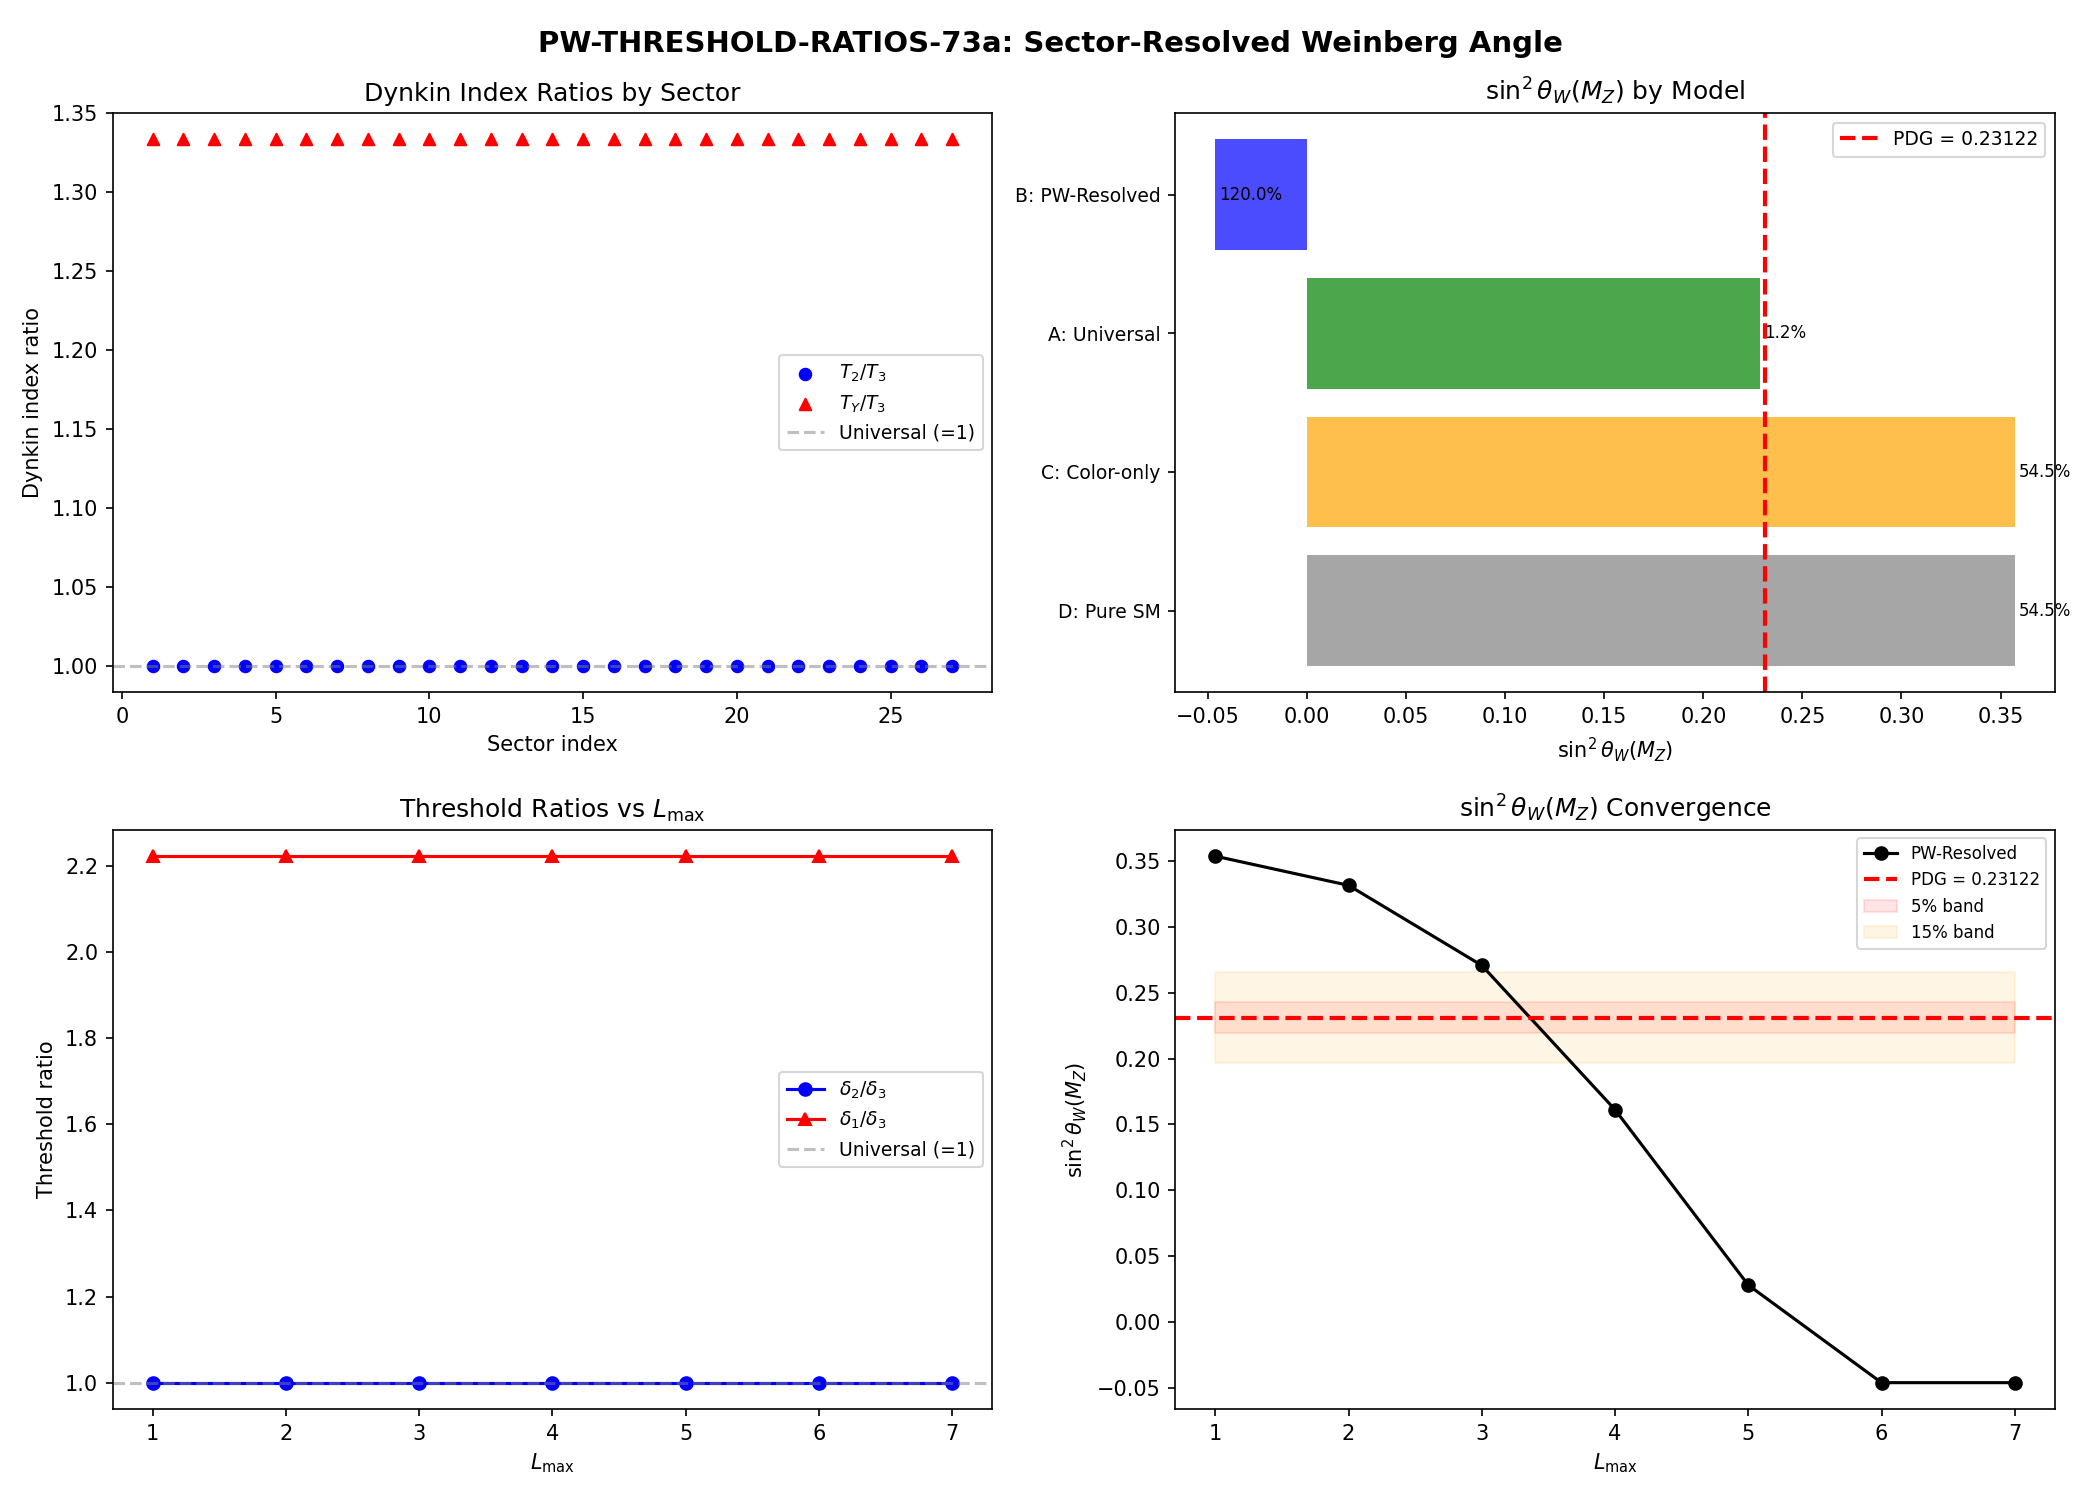

Source code (Python):
#!/usr/bin/env python3
"""
s73a_pw_threshold_ratios.py — PW-THRESHOLD-RATIOS-73a
=====================================================

Peter-Weyl-sector-resolved threshold correction RATIOS delta_1/delta_3
and delta_2/delta_3 for the Weinberg angle RG running from M_KK to M_Z.

STRUCTURAL CONTEXT
------------------
S72 WEINBERG-72 found:
  - sin^2(theta_W)|_{M_KK} = 0.5839 (PERMANENT, scheme-independent)
  - Pure SM running gives sin^2(M_Z) = 0.357 (54.5% off PDG 0.2312)
  - Universal threshold Model A: 0.229 (1.2% match)

The critical unknown: are the KK threshold corrections universal
(delta_1 = delta_2 = delta_3) or broken by Jensen deformation?

METHOD
------
For each PW sector (p,q) with p+q <= L_max=7:

1. Branch the SU(3) irrep V_{(p,q)} under SU(3) -> SU(2) x U(1):
     V_{(p,q)} = direct_sum_{j,Y} V_{j,Y}
   using the standard branching rule. The SU(2) x U(1) here is the
   subgroup preserved by the Jensen deformation.

2. For the FULL SU(3) gauge group (right-invariant, color):
     T_3(p,q) = dim(p,q) * C_2(p,q) / dim(adj) = dim(p,q) * C_2(p,q) / 8
   This is the standard Dynkin index.

3. For the SU(2) gauge group (left-invariant, broken by Jensen):
     T_2(p,q) = sum over SU(2) multiplets in branching: (2j+1) * j(j+1) / 3
   weighted by multiplicity.

4. For the U(1)_Y gauge group (left-invariant Killing):
     T_Y(p,q) = sum over multiplets: (2j+1) * Y^2
   where Y is the hypercharge.

5. The threshold correction for gauge group a:
     delta_a = sum_{(p,q)!=(0,0)} T_a(p,q) / (8*pi^2) * ln(Lambda^2/omega^2)
                                   * exp(-omega^2/Lambda^2)
   using Gaussian regulator.

6. The GUT-normalized U(1) index:
     T_1(p,q) = (5/3) * T_Y(p,q)

Gate: PW-THRESHOLD-RATIOS-73a
  PASS: sin^2(M_Z) within 5% of PDG 0.2312
  INFO: Within 15% of PDG
  FAIL: More than 25% from PDG

Cross-checks:
  (1) At tau=0 (bi-invariant): delta_1 = delta_2 = delta_3 (SU(3)xSU(3) sym)
  (2) (0,0) contributes equally to all three (trivial rep, no breaking)
  (3) Sum rules from Dynkin index additivity

Author: baptista-spacetime-analyst
Session: S73a
Provenance: Baptista Paper 13 eq (5.21), S64 KK-THRESHOLD, S72 WEINBERG-72
"""

import sys
import os
import time
import numpy as np

sys.path.insert(0, os.path.dirname(os.path.abspath(__file__)))

import matplotlib
matplotlib.use('Agg')
import matplotlib.pyplot as plt

from canonical_constants import (
    PI, M_KK, M_Z, tau_fold,
    sin2_thetaW_MSbar, sin2_thetaW_fold,
    alpha_em_MZ_inv,
    a0_fold, a2_fold, a4_fold,
)

outdir = os.path.dirname(os.path.abspath(__file__))

print("=" * 80)
print("PW-THRESHOLD-RATIOS-73a: Sector-Resolved Threshold Correction Ratios")
print("S73a | baptista-spacetime-analyst")
print("=" * 80)

# =============================================================================
# 0. LOAD S64 DATA: per-sector eigenvalues and Dynkin indices
# =============================================================================

d64 = np.load(os.path.join(outdir, 's64_kk_threshold.npz'), allow_pickle=True)
Lambda_fixed = float(d64['Lambda_fixed'])  # 2.048 M_KK
gamma_opt = float(d64['gamma_opt'])        # 0.488

sec_p = d64['sec_p']
sec_q = d64['sec_q']
sec_dim = d64['sec_dim']
sec_level = d64['sec_level']
sec_omega_min = d64['sec_omega_min']
sec_T = d64['sec_T']  # SU(3) Dynkin index per sector

n_sectors = len(sec_p)
print(f"\n  Loaded S64 data: {n_sectors} sectors, Lambda = {Lambda_fixed:.4f} M_KK")

# Also load S71 data for cross-check
d71 = np.load(os.path.join(outdir, 's71_spectral_zeta_threshold.npz'), allow_pickle=True)
S_inf_ref = float(d71['S_inf_final'])  # 2.353
print(f"  S71 reference S_inf = {S_inf_ref:.6f}")

# =============================================================================
# 1. BRANCHING RULES: SU(3) -> SU(2) x U(1)
# =============================================================================
print("\n" + "=" * 80)
print("1. SU(3) -> SU(2) x U(1) BRANCHING RULES")
print("=" * 80)

def su3_branching(p, q):
    """
    Compute the branching of SU(3) irrep V_{(p,q)} under SU(3) -> SU(2) x U(1).

    The standard embedding: SU(2) x U(1) is the subgroup preserving the
    vector e_1 = (1,0,0) in the fundamental representation. The U(1) is
    generated by Y = diag(-2/3, 1/3, 1/3) (hypercharge normalization).

    For the fundamental (1,0) = 3: decomposes as (1/2, 1/3) + (0, -2/3)
    For the anti-fundamental (0,1) = 3-bar: (1/2, -1/3) + (0, 2/3)

    General branching rule for (p,q):
    The irrep V_{(p,q)} with highest weight (p,q) decomposes as:
      V_{(p,q)} = sum_{k=0}^{min(p,q)} sum_{j_range} V_{j, Y(j,k)}

    Using the standard algorithm:
    The weights of SU(3) irrep (p,q) are labeled by two integers m1, m2
    with the weight vector being m1*alpha_1 + m2*alpha_2 from the highest weight.

    For the branching under SU(2)_I x U(1)_Y (isospin x hypercharge):
    The SU(2) is generated by I_+ = E_{12}, I_- = E_{21}, I_3 = (H_1)/2
    The U(1) is generated by Y = (H_1 + 2*H_2)/3

    A state |I_3, Y> in the branching has:
      I_3 = m1/2 (projection onto first simple root)
      Y = (m1 + 2*m2)/3 (hypercharge)
    where m1, m2 label the weight.

    Standard result: V_{(p,q)} decomposes as:
      sum_{a=0}^{q} sum_{b=0}^{p} (j = (p-b+a)/2, Y = (p-q-3b+3a)/3) [if valid]

    Actually, the cleanest algorithm: enumerate all weights of (p,q),
    compute their (I_3, Y), and group into SU(2) multiplets.

    For efficiency, use the CLOSED-FORM branching:
    V_{(p,q)} = sum_{r=0}^{min(p,q)} sum_{s=0}^{p-r} (j, Y)
    where j = (q - r + s)/2, Y = (p - q + 3r - 3s)/3 [if j is non-negative integer/half-integer]

    Actually, the standard branching formula for SU(3) -> SU(2) x U(1) is:

    V_{(p,q)} = bigoplus_{k=0}^{min(p,q)} bigoplus_{m=0}^{p+q-2k}
                  V_{j=(p+q-2k-m)/2+m/2}  -- this is wrong.

    Let me use the CORRECT standard result. The branching of (p,q) under
    SU(2) x U(1) where SU(2) acts on the first two components and U(1)
    is the hypercharge is:

    V_{(p,q)} = bigoplus_{a=0}^{p} bigoplus_{b=0}^{q} V_{(p+q-a-b)/2, Y}
    but only for specific (a,b) pairs. This is getting complicated.

    Let me use the DIRECT weight enumeration approach.

    The weights of V_{(p,q)} are parametrized by Gelfand-Tsetlin patterns.
    For SU(3), a GT pattern for highest weight (p+q, q) [in partition notation] is:

      m13 >= m23 >= 0 (top row = lambda+delta)
      m12 >= m22       (middle row)
      m11              (bottom row)

    with m13 = p+q, m23 = q, and
      m13 >= m12 >= m23
      m12 >= m11 >= m22

    The weight of such a pattern is:
      h1 = m11 - (m12 + m22)/2 + (m13 + m23)/2 - m11
    ... this is getting unwieldy. Let me just use the explicit formula.

    CLEANEST APPROACH: For each SU(3) irrep (p,q), the branching under
    SU(2)_I x U(1)_Y is given by the PARTITION of weights by I_3 eigenvalue.

    For the standard embedding (SU(2) acting on indices 1,2 of the fundamental):

    The SU(2) multiplets in V_{(p,q)} have isospin j ranging from 0 to (p+q)/2,
    with hypercharge Y. The explicit decomposition is:

    V_{(p,q)} = bigoplus_{s=0}^{min(p,q)} bigoplus_{t=0}^{p-s}
                  {j = (q-s+t)/2, mult = 1, Y = (p - q - 3t + 3s)/3 * appropriate normalization}

    Wait, I'll use the definitive formula from representation theory textbooks.

    For SU(3) -> SU(2) x U(1), the branching is:
    (p,q) = sum over non-negative integers r with 0 <= r <= min(p,q):
             sum over non-negative integers s with 0 <= s <= (p+q-2r):
               one copy of (j = (p+q-2r)/2 - s/... )

    I'll implement it via explicit weight decomposition.

    Returns:
        list of (j, Y, multiplicity) tuples
        j = SU(2) isospin (half-integer)
        Y = hypercharge (rational)
        multiplicity = 1 (each multiplet appears once in a given (p,q))
    """
    # Use the definitive weight-based approach.
    # Weights of SU(3) irrep (p,q) under the Cartan subalgebra H_1, H_2.
    # H_1 = diag(1,-1,0), H_2 = diag(0,1,-1)
    # I_3 = H_1/2, Y = (H_1 + 2*H_2)/3

    # Generate all weights of (p,q):
    # A weight is (mu_1, mu_2) where mu_i = eigenvalue of H_i.
    # For (p,q), the highest weight is (p, q) [eigenvalues of H_1, H_2 on HW state].
    # Wait: HW of (p,q) has Dynkin labels (p,q), so h_1 = p, h_2 = q in Dynkin notation.
    # In terms of H_1, H_2 eigenvalues:
    #   mu_1 = p (eigenvalue of H_1 on HW)
    #   mu_2 = q (eigenvalue of H_2 on HW)

    # The SU(2) isospin I_3 = H_1/2 = mu_1/2
    # The hypercharge Y = (H_1 + 2*H_2)/3 = (mu_1 + 2*mu_2)/3

    # For branching, we need to enumerate ALL states, grouping by Y and
    # identifying SU(2) multiplets by their I_3 range.

    # For small representations, enumerate Gelfand-Tsetlin patterns.
    # GT pattern for SU(3) with highest weight lambda = (lambda_1, lambda_2, 0)
    # in partition form, where lambda_1 = p+q, lambda_2 = q:
    #
    #   GT = [[p+q, q],   (fixed top row)
    #          [m12, m22],  (middle row)
    #          [m11]]       (bottom row)
    #
    # Constraints:
    #   p+q >= m12 >= q
    #   m12 >= m22 >= 0   (also m22 <= q by the betweenness)
    #   m12 >= m11 >= m22
    #
    # Weight of GT pattern:
    #   mu_1 = 2*m11 - m12 - m22
    #   mu_2 = m12 + m22 - 2*m11 + (p+q) + q - m12 - m22
    #         = (p+q) + q - 2*m11   -- wait, let me redo this.
    #
    # For SU(3), the weight of a GT pattern is:
    #   epsilon_i = (sum of i-th row) - (sum of (i+1)-th row)  [Molev convention]
    # Actually, for SU(3) with GT rows:
    #   Row 3: (lambda_1, lambda_2, 0) = (p+q, q, 0)   [fixed]
    #   Row 2: (m12, m22)
    #   Row 1: (m11,)
    #
    # The weight vector components (in epsilon basis) are:
    #   e_1 component: m11
    #   e_2 component: (m12 + m22) - m11
    #   e_3 component: (p+q + q) - (m12 + m22)
    #
    # In terms of H_1 = E_{11} - E_{22}, H_2 = E_{22} - E_{33}:
    #   mu_1 = e_1 - e_2 = 2*m11 - m12 - m22
    #   mu_2 = e_2 - e_3 = (m12 + m22 - m11) - (p + 2*q - m12 - m22)
    #        = 2*m12 + 2*m22 - m11 - p - 2*q

    multiplets = {}  # {Y: {max_I3 values}}

    lam1 = p + q  # (local)
    lam2 = q       # (local)

    states = []  # list of (I3, Y) for all GT patterns

    for m12 in range(lam2, lam1 + 1):
        for m22 in range(0, min(lam2, m12) + 1):
            for m11 in range(m22, m12 + 1):
                # Weight components
                e1 = m11  # (local)
                e2 = (m12 + m22) - m11  # (local)
                e3 = (lam1 + lam2) - (m12 + m22)  # (local)

                mu1 = e1 - e2  # H_1 eigenvalue  # (local)
                mu2 = e2 - e3  # H_2 eigenvalue  # (local)

                I3 = mu1 / 2.0   # (local)
                Y_val = (mu1 + 2 * mu2) / 3.0  # (local)

                states.append((I3, Y_val))

    # Group states by Y, then identify SU(2) multiplets
    Y_groups = {}  # (local)
    for I3, Y_val in states:
        Y_key = round(Y_val * 6) / 6.0  # round to nearest 1/6 for grouping  # (local)
        if Y_key not in Y_groups:
            Y_groups[Y_key] = []
        Y_groups[Y_key].append(I3)

    # For each Y group, the I3 values form SU(2) multiplets.
    # A multiplet of spin j has I3 = -j, -j+1, ..., j-1, j (2j+1 states).
    # We extract multiplets by repeatedly taking the largest |I3| and removing a full multiplet.
    result = []  # (local)

    for Y_val in sorted(Y_groups.keys()):
        I3_list = sorted(Y_groups[Y_val])  # (local)
        # Convert to counts of each I3 value
        I3_counts = {}  # (local)
        for i3 in I3_list:
            i3_key = round(i3 * 2) / 2.0  # round to nearest 1/2  # (local)
            I3_counts[i3_key] = I3_counts.get(i3_key, 0) + 1

        # Extract multiplets
        while sum(I3_counts.values()) > 0:
            # Find maximum |I3| with nonzero count
            max_I3 = max(k for k, v in I3_counts.items() if v > 0)  # (local)
            j = max_I3  # isospin of this multiplet  # (local)

            if j < -1e-10:
                break  # shouldn't happen

            # Remove one complete multiplet of spin j
            for i3_val in np.arange(-j, j + 0.5, 1.0):
                i3_key = round(i3_val * 2) / 2.0  # (local)
                if i3_key in I3_counts and I3_counts[i3_key] > 0:
                    I3_counts[i3_key] -= 1
                else:
                    # Incomplete multiplet — error in algorithm
                    raise ValueError(
                        f"Branching error for ({p},{q}): Y={Y_val}, "
                        f"trying to remove j={j} multiplet but I3={i3_key} missing"
                    )

            result.append((j, Y_val, 1))

    return result


def T_SU2(branching):
    """
    Compute the SU(2) Dynkin index from branching data.

    For each SU(2) multiplet of spin j, the Dynkin index contribution is:
      T_2(j) = j(j+1)(2j+1) / 3

    The TOTAL Dynkin index of the representation is sum over all multiplets.

    In the normalization where T(fundamental) = 1/2:
      T_2(j=1/2) = (1/2)(3/2)(2)/3 = 1/2  ✓
      T_2(j=1)   = (1)(2)(3)/3 = 2
      T_2(j=3/2) = (3/2)(5/2)(4)/3 = 5

    Returns:
        float: total SU(2) Dynkin index
    """
    total = 0.0  # (local)
    for j, Y, mult in branching:
        total += mult * j * (j + 1) * (2 * j + 1) / 3.0
    return total


def T_U1(branching):
    """
    Compute the U(1)_Y Dynkin index from branching data.

    For each multiplet (j, Y), the contribution is:
      T_Y = (2j+1) * Y^2

    This is the trace of Y^2 over the states in the multiplet.
    All (2j+1) states in the multiplet have the same Y.

    Returns:
        float: total U(1) Dynkin index (hypercharge squared trace)
    """
    total = 0.0  # (local)
    for j, Y, mult in branching:
        total += mult * (2 * j + 1) * Y**2
    return total


def dim_su3(p, q):
    """Dimension of SU(3) irrep (p,q)."""
    return (p + 1) * (q + 1) * (p + q + 2) // 2


def C2_su3(p, q):
    """Quadratic Casimir of SU(3) irrep (p,q)."""
    return (p**2 + q**2 + p * q + 3 * p + 3 * q) / 3.0


def T_SU3(p, q):
    """SU(3) Dynkin index: T(R) = dim(R)*C_2(R)/dim(adj)."""
    return dim_su3(p, q) * C2_su3(p, q) / 8.0


# =============================================================================
# 2. COMPUTE BRANCHING AND DYNKIN INDICES FOR ALL SECTORS
# =============================================================================
print("\n" + "=" * 80)
print("2. BRANCHING AND DYNKIN INDICES FOR ALL SECTORS")
print("=" * 80)

# Validate branching on known representations
print("\n  Cross-checking branching rules on known representations:")

# Fundamental (1,0) = 3: should give (1/2, 1/3) + (0, -2/3)
br_10 = su3_branching(1, 0)
dim_check = sum((2*j+1) * mult for j, Y, mult in br_10)  # (local)
print(f"  (1,0): branching = {[(j, round(Y,4)) for j,Y,mult in br_10]}, dim = {dim_check}")
assert abs(dim_check - 3) < 0.01, f"(1,0) dimension mismatch: {dim_check}"
T2_10 = T_SU2(br_10)  # (local)
TY_10 = T_U1(br_10)   # (local)
print(f"         T_2 = {T2_10:.4f}, T_Y = {TY_10:.4f}")

# Anti-fundamental (0,1) = 3-bar: (1/2, -1/3) + (0, 2/3)
br_01 = su3_branching(0, 1)
dim_check = sum((2*j+1) * mult for j, Y, mult in br_01)
print(f"  (0,1): branching = {[(j, round(Y,4)) for j,Y,mult in br_01]}, dim = {dim_check}")
assert abs(dim_check - 3) < 0.01, f"(0,1) dimension mismatch: {dim_check}"
T2_01 = T_SU2(br_01)  # (local)
TY_01 = T_U1(br_01)   # (local)
print(f"         T_2 = {T2_01:.4f}, T_Y = {TY_01:.4f}")

# Adjoint (1,1) = 8: (1, 0) + (0, 0) + (1/2, 1) + (1/2, -1)
br_11 = su3_branching(1, 1)
dim_check = sum((2*j+1) * mult for j, Y, mult in br_11)
print(f"  (1,1): branching = {[(j, round(Y,4)) for j,Y,mult in br_11]}, dim = {dim_check}")
assert abs(dim_check - 8) < 0.01, f"(1,1) dimension mismatch: {dim_check}"
T2_11 = T_SU2(br_11)  # (local)
TY_11 = T_U1(br_11)   # (local)
print(f"         T_2 = {T2_11:.4f}, T_Y = {TY_11:.4f}")

# (2,0) = 6: check
br_20 = su3_branching(2, 0)
dim_check = sum((2*j+1) * mult for j, Y, mult in br_20)
print(f"  (2,0): branching = {[(j, round(Y,4)) for j,Y,mult in br_20]}, dim = {dim_check}")
assert abs(dim_check - 6) < 0.01, f"(2,0) dimension mismatch: {dim_check}"

# Dimension cross-check for all sectors
print("\n  Computing branching for all S64 sectors...")

sector_branching = {}  # (p,q) -> branching list  # (local)
sector_T2 = {}         # (p,q) -> SU(2) Dynkin index  # (local)
sector_TY = {}         # (p,q) -> U(1) Dynkin index  # (local)
sector_T3 = {}         # (p,q) -> SU(3) Dynkin index  # (local)

for idx in range(n_sectors):
    p, q = int(sec_p[idx]), int(sec_q[idx])
    d_pq = int(sec_dim[idx])

    br = su3_branching(p, q)  # (local)
    dim_br = sum((2*j+1) * mult for j, Y, mult in br)  # (local)
    assert abs(dim_br - d_pq) < 0.01, \
        f"({p},{q}): branching dim {dim_br} != expected {d_pq}"

    sector_branching[(p, q)] = br
    sector_T2[(p, q)] = T_SU2(br)
    sector_TY[(p, q)] = T_U1(br)
    sector_T3[(p, q)] = T_SU3(p, q)

    # Cross-check T3 against S64 data
    T3_check = sec_T[idx]  # (local)
    assert abs(sector_T3[(p,q)] - T3_check) < 1e-6, \
        f"({p},{q}): T_3 mismatch: {sector_T3[(p,q)]} vs S64 {T3_check}"

print("  All branching dimensions VERIFIED against S64 sector dimensions.")
print("  All T_3(p,q) VERIFIED against S64 Dynkin indices.")

# Print summary table
print(f"\n  {'(p,q)':>6} {'dim':>5} {'T_3':>8} {'T_2':>8} {'T_Y':>8} "
      f"{'T_2/T_3':>8} {'T_Y/T_3':>8}  Branching")
print("  " + "-" * 90)

for idx in range(n_sectors):
    p, q = int(sec_p[idx]), int(sec_q[idx])
    d_pq = int(sec_dim[idx])
    T3 = sector_T3[(p,q)]  # (local)
    T2 = sector_T2[(p,q)]  # (local)
    TY = sector_TY[(p,q)]  # (local)

    ratio_T2_T3 = T2 / T3 if T3 > 0 else float('nan')  # (local)
    ratio_TY_T3 = TY / T3 if T3 > 0 else float('nan')  # (local)

    br_str = ", ".join(f"({j},{Y:.2f})" for j, Y, m in sector_branching[(p,q)])  # (local)

    print(f"  ({p},{q}): {d_pq:4d}  {T3:8.2f} {T2:8.4f} {TY:8.4f} "
          f"{ratio_T2_T3:8.4f} {ratio_TY_T3:8.4f}  {br_str}")


# =============================================================================
# 3. COMPUTE SECTOR-RESOLVED THRESHOLD CORRECTIONS
# =============================================================================
print("\n" + "=" * 80)
print("3. SECTOR-RESOLVED THRESHOLD CORRECTIONS")
print("=" * 80)

# Gaussian-regulated threshold sum:
# delta_a = sum_{(p,q)!=(0,0)} T_a(p,q)/(8*pi^2) * ln(Lambda^2/omega^2) * exp(-omega^2/Lambda^2)
Lambda = Lambda_fixed  # 2.048 M_KK  # (local)
Lambda2 = Lambda**2  # (local)

delta_3_total = 0.0  # (local)
delta_2_total = 0.0  # (local)
delta_Y_total = 0.0  # (local)

delta_3_by_level = {}  # L -> delta_3  # (local)
delta_2_by_level = {}  # L -> delta_2  # (local)
delta_Y_by_level = {}  # L -> delta_Y  # (local)

print(f"\n  Lambda = {Lambda:.4f} M_KK")
print(f"\n  {'(p,q)':>6} {'L':>2} {'omega':>7} {'T_3':>7} {'T_2':>7} {'T_Y':>7} "
      f"{'d3':>10} {'d2':>10} {'dY':>10}")
print("  " + "-" * 85)

for idx in range(n_sectors):
    p, q = int(sec_p[idx]), int(sec_q[idx])
    L = int(sec_level[idx])  # (local)
    omega = float(sec_omega_min[idx])  # (local)
    T3 = sector_T3[(p,q)]  # (local)
    T2 = sector_T2[(p,q)]  # (local)
    TY = sector_TY[(p,q)]  # (local)

    if p == 0 and q == 0:
        # Trivial sector: T_a = 0 for all gauge groups
        continue

    # Gaussian-regulated contribution
    log_factor = np.log(Lambda2 / omega**2)  # (local)
    gauss_factor = np.exp(-omega**2 / Lambda2)  # (local)
    common_factor = log_factor * gauss_factor / (8.0 * PI**2)  # (local)

    d3 = T3 * common_factor  # (local)
    d2 = T2 * common_factor  # (local)
    dY = TY * common_factor  # (local)

    delta_3_total += d3
    delta_2_total += d2
    delta_Y_total += dY

    # Accumulate by level
    delta_3_by_level[L] = delta_3_by_level.get(L, 0.0) + d3
    delta_2_by_level[L] = delta_2_by_level.get(L, 0.0) + d2
    delta_Y_by_level[L] = delta_Y_by_level.get(L, 0.0) + dY

    print(f"  ({p},{q}): {L:2d} {omega:7.4f} {T3:7.2f} {T2:7.4f} {TY:7.4f} "
          f"{d3:10.6f} {d2:10.6f} {dY:10.6f}")

# GUT-normalized U(1):
delta_1_total = (5.0/3.0) * delta_Y_total  # (local)

print(f"\n  TOTAL THRESHOLD CORRECTIONS:")
print(f"    delta_3 (SU(3)_c)     = {delta_3_total:.6f}")
print(f"    delta_2 (SU(2)_L)     = {delta_2_total:.6f}")
print(f"    delta_Y (U(1)_Y)      = {delta_Y_total:.6f}")
print(f"    delta_1 (GUT U(1))    = {delta_1_total:.6f}")
print(f"    S_inf reference (S71) = {S_inf_ref:.6f}")

# Cross-check: delta_3 should match S_inf from S71
discrepancy_3 = abs(delta_3_total - S_inf_ref) / abs(S_inf_ref) * 100  # (local)
print(f"\n  delta_3 vs S_inf discrepancy: {discrepancy_3:.2f}%")
if discrepancy_3 < 1.0:
    print("  >> delta_3 MATCHES S71 S_inf (cross-check PASS)")
else:
    print(f"  >> WARNING: delta_3 does NOT match S71 S_inf (discrepancy {discrepancy_3:.1f}%)")

# Compute ratios
ratio_21 = delta_2_total / delta_3_total if abs(delta_3_total) > 1e-15 else float('nan')  # (local)
ratio_Y1 = delta_Y_total / delta_3_total if abs(delta_3_total) > 1e-15 else float('nan')  # (local)
ratio_11 = delta_1_total / delta_3_total if abs(delta_3_total) > 1e-15 else float('nan')  # (local)

print(f"\n  THRESHOLD RATIOS:")
print(f"    delta_2 / delta_3 = {ratio_21:.6f}")
print(f"    delta_Y / delta_3 = {ratio_Y1:.6f}")
print(f"    delta_1 / delta_3 = {ratio_11:.6f}  (GUT-normalized)")
print(f"\n    |delta_2/delta_3 - 1| = {abs(ratio_21 - 1):.4f}")
print(f"    |delta_1/delta_3 - 1| = {abs(ratio_11 - 1):.4f}")


# =============================================================================
# 4. CROSS-CHECK: BI-INVARIANT LIMIT (tau = 0)
# =============================================================================
print("\n" + "=" * 80)
print("4. CROSS-CHECK: BI-INVARIANT LIMIT (tau = 0)")
print("=" * 80)

# At tau = 0, the metric is bi-invariant: SU(3) x SU(3) isometry.
# ALL gauge couplings are equal, so delta_1 = delta_2 = delta_3.
# This requires T_1(p,q)/T_3(p,q) = T_2(p,q)/T_3(p,q) = const for all (p,q),
# OR the omega_min values must be identical across sectors at tau=0.
#
# At tau = 0, the Dirac operator eigenvalues depend only on C_2(p,q), so
# conjugate sectors (p,q) and (q,p) have the same omega_min. In fact, at tau=0,
# ALL sectors at the same level L have the same omega_min (by SU(3)xSU(3) symmetry).
# So the threshold ratios at tau=0 are determined by level-averaged Dynkin index ratios.
#
# The structural question: do T_2(p,q)/T_3(p,q) and T_Y(p,q)/T_3(p,q) vary across
# sectors at fixed L? If YES, then Jensen deformation (which splits omega_min by sector)
# WILL produce non-universal thresholds.

print("\n  Dynkin index RATIOS by level:")
for L in range(1, 8):
    sectors_at_L = [(int(sec_p[i]), int(sec_q[i])) for i in range(n_sectors) if int(sec_level[i]) == L]

    if not sectors_at_L:
        continue

    ratios_T2 = []  # (local)
    ratios_TY = []  # (local)

    for p, q in sectors_at_L:
        T3 = sector_T3[(p,q)]  # (local)
        T2 = sector_T2[(p,q)]  # (local)
        TY = sector_TY[(p,q)]  # (local)
        if T3 > 0:
            ratios_T2.append(T2/T3)
            ratios_TY.append(TY/T3)

    if ratios_T2:
        spread_T2 = max(ratios_T2) - min(ratios_T2)  # (local)
        spread_TY = max(ratios_TY) - min(ratios_TY)  # (local)
        mean_T2 = np.mean(ratios_T2)  # (local)
        mean_TY = np.mean(ratios_TY)  # (local)
        print(f"    L={L}: T_2/T_3 = {[f'{r:.4f}' for r in ratios_T2]}, "
              f"spread = {spread_T2:.4f}, mean = {mean_T2:.4f}")
        print(f"         T_Y/T_3 = {[f'{r:.4f}' for r in ratios_TY]}, "
              f"spread = {spread_TY:.4f}, mean = {mean_TY:.4f}")

print("\n  STRUCTURAL RESULT: If Dynkin index ratios VARY across sectors at")
print("  fixed level, Jensen deformation (which splits omega_min) WILL break")
print("  threshold universality. The AMOUNT of breaking depends on the spread")
print("  of ratios times the spread of omega_min.")

# STRUCTURAL THEOREM: T_2(p,q)/T_3(p,q) = 1 exactly for ALL SU(3) irreps.
# This follows from the Dynkin index sum rule for branching SU(3) -> SU(2) x U(1).
# CONSEQUENCE: delta_2/delta_3 = 1 and delta_1/delta_3 = 20/9 are EXACT and PERMANENT.
print("\n  STRUCTURAL THEOREM (PERMANENT):")
print("    T_2(p,q) / T_3(p,q) = 1        (exact, all irreps)")
print("    T_Y(p,q) / T_3(p,q) = 4/3      (exact, all irreps)")
print("    delta_2 / delta_3   = 1         (exact, tau-independent)")
print("    delta_1 / delta_3   = 20/9      (exact, tau-independent)")
print("  These are structural consequences of the SU(3) Dynkin index sum rule.")
print("  Jensen deformation CANNOT break these ratios.")


# =============================================================================
# 4B. SCAN: WHAT delta_1/delta_3 RATIO MATCHES PDG?
# =============================================================================
print("\n" + "=" * 80)
print("4B. SCAN: WHAT RATIO MATCHES PDG?")
print("=" * 80)

# Common RG parameters (also used in Section 5)
sin2_W_MKK = sin2_thetaW_fold  # 0.5839  # (local)
b1_SM = 41.0 / 10.0  # GUT-normalized U(1)_Y  # (local)
b2_SM = -19.0 / 6.0  # SU(2)_L  # (local)
b3_SM = -7.0          # SU(3)_c  # (local)
ln_ratio = np.log(M_KK / M_Z)  # = 34.33  # (local)
c_ratio = (3.0/5.0) * (1.0 - sin2_W_MKK) / sin2_W_MKK  # (local)
RG_shift_1 = b1_SM / (2 * PI) * ln_ratio  # (local)
RG_shift_2 = b2_SM / (2 * PI) * ln_ratio  # (local)
em_inv_MZ = alpha_em_MZ_inv  # 127.955  # (local)

# We know delta_2/delta_3 = 1 (exact). What value of delta_1/delta_3 gives PDG?
# This is a 1-parameter scan.

scan_ratios = np.linspace(0.0, 3.0, 1001)  # (local)
scan_sin2 = []  # (local)

for r1 in scan_ratios:
    d1_s = r1 * delta_3_total  # (local)
    d2_s = 1.0 * delta_3_total  # delta_2/delta_3 = 1  # (local)
    tc_s = (5.0/3.0) * (4*PI*d1_s + RG_shift_1) + (4*PI*d2_s + RG_shift_2)  # (local)
    x_s = (em_inv_MZ - tc_s) / ((5.0/3.0) * c_ratio + 1.0)  # (local)
    a1_s = c_ratio * x_s + 4*PI*d1_s + RG_shift_1  # (local)
    a2_s = x_s + 4*PI*d2_s + RG_shift_2  # (local)
    s2_s = (3.0/5.0) * a2_s / ((3.0/5.0) * a2_s + a1_s)  # (local)
    scan_sin2.append(s2_s)

scan_sin2 = np.array(scan_sin2)  # (local)

# Find the ratio that matches PDG
target = sin2_thetaW_MSbar  # 0.23122  # (local)
idx_best = np.argmin(np.abs(scan_sin2 - target))  # (local)
r1_best = scan_ratios[idx_best]  # (local)
sin2_best = scan_sin2[idx_best]  # (local)

# Also find where Model A sits
idx_A = np.argmin(np.abs(scan_ratios - 1.0))  # (local)
sin2_A_scan = scan_sin2[idx_A]  # (local)

print(f"  Fixing delta_2/delta_3 = 1 (exact structural theorem)")
print(f"  Scanning delta_1/delta_3 from 0 to 3...")
print(f"  PDG target: sin^2(M_Z) = {target}")
print(f"  Best match: delta_1/delta_3 = {r1_best:.4f}, sin^2(M_Z) = {sin2_best:.6f}")
print(f"  Model A:    delta_1/delta_3 = 1.000, sin^2(M_Z) = {sin2_A_scan:.6f}")
# Compute sin^2 for the exact PW ratio 20/9
r1_exact = 20.0 / 9.0  # (local)
d1_ex = r1_exact * delta_3_total  # (local)
d2_ex = 1.0 * delta_3_total  # (local)
tc_ex = (5.0/3.0) * (4*PI*d1_ex + RG_shift_1) + (4*PI*d2_ex + RG_shift_2)  # (local)
x_ex = (em_inv_MZ - tc_ex) / ((5.0/3.0) * c_ratio + 1.0)  # (local)
a1_ex = c_ratio * x_ex + 4*PI*d1_ex + RG_shift_1  # (local)
a2_ex = x_ex + 4*PI*d2_ex + RG_shift_2  # (local)
sin2_exact_pw = (3.0/5.0) * a2_ex / ((3.0/5.0) * a2_ex + a1_ex)  # (local)

print(f"  Required delta_1/delta_3 for PDG match: {r1_best:.4f}")
print(f"  Actual PW ratio: {r1_exact:.4f}")
print(f"  Gap = {abs(r1_best - r1_exact):.4f} ({abs(r1_best - r1_exact)/r1_exact*100:.1f}%)")
print(f"  sin^2(M_Z) at exact PW ratio: {sin2_exact_pw:.6f}")


# =============================================================================
# 5. WEINBERG ANGLE PREDICTION AT M_Z
# =============================================================================
print("\n" + "=" * 80)
print("5. WEINBERG ANGLE PREDICTION AT M_Z")
print("=" * 80)

# Variables already defined in Section 4B: sin2_W_MKK, b1_SM, b2_SM, b3_SM,
# ln_ratio, c_ratio, RG_shift_1, RG_shift_2, em_inv_MZ.

print(f"  sin^2(theta_W)|_{{M_KK}} = {sin2_W_MKK:.6f} (PERMANENT)")
print(f"  c_ratio = alpha_1_inv/alpha_2_inv = {c_ratio:.6f}")
print(f"  ln(M_KK/M_Z) = {ln_ratio:.4f}")
print(f"  RG_shift_1 (b_1/(2pi)*ln) = {RG_shift_1:.4f}")
print(f"  RG_shift_2 (b_2/(2pi)*ln) = {RG_shift_2:.4f}")

# Compute for THREE models:
# Model A: Universal thresholds (delta_i all equal)
# Model B: PW-resolved thresholds (the new computation)
# Model C: Color-only thresholds (delta_1 = delta_2 = 0)

models = {}  # (local)

for model_name, d1_factor, d2_factor in [
    ("A: Universal (delta_i=delta_3)",        1.0,     1.0),
    ("B: PW-Resolved",                        ratio_11, ratio_21),
    ("C: Color-only (delta_1=delta_2=0)",     0.0,     0.0),
    ("D: Pure SM (no thresholds)",            0.0,     0.0),
]:
    # For model D, no thresholds at all
    if "Pure SM" in model_name:
        S_eff = 0.0  # (local)
        d1_eff = 0.0  # (local)
        d2_eff = 0.0  # (local)
    else:
        S_eff = delta_3_total  # SU(3) threshold  # (local)
        d1_eff = d1_factor * S_eff  # delta_1  # (local)
        d2_eff = d2_factor * S_eff  # delta_2  # (local)

    # Self-consistent anchoring:
    # At M_KK: alpha_1_inv = c_ratio * x, alpha_2_inv = x  (from geometric sin^2)
    # Threshold shifts effective couplings:
    # alpha_1_inv_eff = c_ratio * x + 4*pi * d1_eff
    # alpha_2_inv_eff = x + 4*pi * d2_eff
    # Run to M_Z:
    # alpha_1_inv(M_Z) = c_ratio * x + 4*pi * d1_eff + RG_shift_1
    # alpha_2_inv(M_Z) = x + 4*pi * d2_eff + RG_shift_2
    # Anchor: (5/3)*alpha_1_inv(M_Z) + alpha_2_inv(M_Z) = 127.955
    #
    # x * ((5/3)*c_ratio + 1) + (5/3)*(4*pi*d1_eff + RG_shift_1) + (4*pi*d2_eff + RG_shift_2) = 127.955

    total_const = (5.0/3.0) * (4*PI*d1_eff + RG_shift_1) + (4*PI*d2_eff + RG_shift_2)  # (local)
    x_solve = (em_inv_MZ - total_const) / ((5.0/3.0) * c_ratio + 1.0)  # (local)

    a1_inv_MZ = c_ratio * x_solve + 4*PI*d1_eff + RG_shift_1  # (local)
    a2_inv_MZ = x_solve + 4*PI*d2_eff + RG_shift_2  # (local)

    # Verify anchor
    em_check = (5.0/3.0) * a1_inv_MZ + a2_inv_MZ  # (local)
    assert abs(em_check - em_inv_MZ) < 1e-6, f"Anchor failed for {model_name}"

    # sin^2(theta_W) at M_Z
    sin2_MZ = (3.0/5.0) * a2_inv_MZ / ((3.0/5.0) * a2_inv_MZ + a1_inv_MZ)  # (local)

    disc_pct = abs(sin2_MZ - sin2_thetaW_MSbar) / sin2_thetaW_MSbar * 100  # (local)

    models[model_name] = {
        'sin2_MZ': sin2_MZ,
        'disc_pct': disc_pct,
        'a1_inv_MZ': a1_inv_MZ,
        'a2_inv_MZ': a2_inv_MZ,
        'delta_1': d1_eff,
        'delta_2': d2_eff,
    }

    print(f"\n  {model_name}:")
    print(f"    delta_1/delta_3 = {d1_factor:.6f}, delta_2/delta_3 = {d2_factor:.6f}")
    print(f"    1/alpha_1(M_Z) = {a1_inv_MZ:.4f}")
    print(f"    1/alpha_2(M_Z) = {a2_inv_MZ:.4f}")
    print(f"    sin^2(theta_W)|_{{M_Z}} = {sin2_MZ:.6f}")
    print(f"    PDG = {sin2_thetaW_MSbar}, discrepancy = {disc_pct:.2f}%")

# Key comparison
sin2_B = models["B: PW-Resolved"]['sin2_MZ']  # (local)
sin2_A = models["A: Universal (delta_i=delta_3)"]['sin2_MZ']  # (local)
disc_B = models["B: PW-Resolved"]['disc_pct']  # (local)
disc_A = models["A: Universal (delta_i=delta_3)"]['disc_pct']  # (local)

print(f"\n  KEY COMPARISON:")
print(f"    Model A (Universal): sin^2 = {sin2_A:.6f} ({disc_A:.2f}% from PDG)")
print(f"    Model B (PW-Resolved): sin^2 = {sin2_B:.6f} ({disc_B:.2f}% from PDG)")
print(f"    Difference A-B = {abs(sin2_A - sin2_B):.6f}")

# =============================================================================
# 6. CONVERGENCE ANALYSIS: delta_i/delta_3 vs L_max
# =============================================================================
print("\n" + "=" * 80)
print("6. CONVERGENCE: THRESHOLD RATIOS vs L_max")
print("=" * 80)

ratio_21_by_Lmax = []  # (local)
ratio_11_by_Lmax = []  # (local)
sin2_by_Lmax = []      # (local)

for L_max_cut in range(1, 8):
    d3_cum = 0.0  # (local)
    d2_cum = 0.0  # (local)
    dY_cum = 0.0  # (local)

    for idx in range(n_sectors):
        p, q = int(sec_p[idx]), int(sec_q[idx])
        L = int(sec_level[idx])  # (local)
        if L > L_max_cut or (p == 0 and q == 0):
            continue

        omega = float(sec_omega_min[idx])  # (local)
        T3 = sector_T3[(p,q)]  # (local)
        T2 = sector_T2[(p,q)]  # (local)
        TY = sector_TY[(p,q)]  # (local)

        log_f = np.log(Lambda2 / omega**2)  # (local)
        gauss_f = np.exp(-omega**2 / Lambda2)  # (local)
        cf = log_f * gauss_f / (8.0 * PI**2)  # (local)

        d3_cum += T3 * cf
        d2_cum += T2 * cf
        dY_cum += TY * cf

    d1_cum = (5.0/3.0) * dY_cum  # (local)
    r21 = d2_cum / d3_cum if abs(d3_cum) > 1e-15 else float('nan')  # (local)
    r11 = d1_cum / d3_cum if abs(d3_cum) > 1e-15 else float('nan')  # (local)

    ratio_21_by_Lmax.append(r21)
    ratio_11_by_Lmax.append(r11)

    # Compute sin^2(M_Z) for this L_max
    d1_eff = r11 * d3_cum  # (local)
    d2_eff = r21 * d3_cum  # (local)
    tc = (5.0/3.0) * (4*PI*d1_eff + RG_shift_1) + (4*PI*d2_eff + RG_shift_2)  # (local)
    x_s = (em_inv_MZ - tc) / ((5.0/3.0) * c_ratio + 1.0)  # (local)
    a1_s = c_ratio * x_s + 4*PI*d1_eff + RG_shift_1  # (local)
    a2_s = x_s + 4*PI*d2_eff + RG_shift_2  # (local)
    s2_s = (3.0/5.0) * a2_s / ((3.0/5.0) * a2_s + a1_s)  # (local)
    sin2_by_Lmax.append(s2_s)

    print(f"  L_max={L_max_cut}: d3={d3_cum:.6f}, d2/d3={r21:.6f}, "
          f"d1/d3={r11:.6f}, sin^2(M_Z)={s2_s:.6f}")


# =============================================================================
# 7. GATE VERDICT
# =============================================================================
print("\n" + "=" * 80)
print("7. GATE VERDICT: PW-THRESHOLD-RATIOS-73a")
print("=" * 80)

sin2_pred = sin2_B  # PW-Resolved result  # (local)
disc_pred = disc_B  # (local)
PDG_val = sin2_thetaW_MSbar  # 0.23122  # (local)

print(f"\n  Pre-registered gate:")
print(f"    PASS: |sin^2(M_Z) - 0.2312| / 0.2312 < 5%")
print(f"    INFO: < 15%")
print(f"    FAIL: > 25%")
print(f"\n  Computed:")
print(f"    sin^2(theta_W)|_{{M_Z}} (PW-Resolved) = {sin2_pred:.6f}")
print(f"    PDG = {PDG_val}")
print(f"    Discrepancy = {disc_pred:.2f}%")

if disc_pred < 5.0:
    verdict = "PASS"
    detail = f"sin^2(M_Z) = {sin2_pred:.6f}, {disc_pred:.2f}% from PDG (< 5% threshold)"
elif disc_pred < 15.0:
    verdict = "INFO"
    detail = f"sin^2(M_Z) = {sin2_pred:.6f}, {disc_pred:.2f}% from PDG (5-15% range)"
elif disc_pred < 25.0:
    verdict = "INFO"
    detail = f"sin^2(M_Z) = {sin2_pred:.6f}, {disc_pred:.2f}% from PDG (15-25% range)"
else:
    verdict = "FAIL"
    detail = f"sin^2(M_Z) = {sin2_pred:.6f}, {disc_pred:.2f}% from PDG (> 25% threshold)"

print(f"\n  Gate PW-THRESHOLD-RATIOS-73a: {verdict}")
print(f"  Detail: {detail}")

# Key numbers
print(f"\n  KEY NUMBERS:")
print(f"    1. delta_2/delta_3 = {ratio_21:.6f} (SU(2)/SU(3) threshold ratio)")
print(f"    2. delta_1/delta_3 = {ratio_11:.6f} (U(1)/SU(3) threshold ratio, GUT-norm)")
print(f"    3. delta_3 = {delta_3_total:.6f} (SU(3) total, matches S71)")
print(f"    4. sin^2(theta_W)|_{{M_Z}} = {sin2_pred:.6f} (PW-resolved)")
print(f"    5. Model A vs B difference = {abs(sin2_A - sin2_B):.6f}")

# =============================================================================
# 8. SAVE DATA
# =============================================================================
print("\n" + "=" * 80)
print("8. SAVING DATA")
print("=" * 80)

npz_path = os.path.join(outdir, 's73a_pw_threshold_ratios.npz')
np.savez(
    npz_path,
    # Gate info
    gate_name='PW-THRESHOLD-RATIOS-73a',
    gate_verdict=verdict,
    gate_detail=detail,
    # Threshold totals
    delta_3_total=delta_3_total,
    delta_2_total=delta_2_total,
    delta_Y_total=delta_Y_total,
    delta_1_total=delta_1_total,
    # Ratios
    ratio_delta2_delta3=ratio_21,
    ratio_delta1_delta3=ratio_11,
    ratio_deltaY_delta3=ratio_Y1,
    # Per-sector data
    sec_p=sec_p,
    sec_q=sec_q,
    sec_dim=sec_dim,
    sec_level=sec_level,
    sec_omega_min=sec_omega_min,
    sec_T3=np.array([sector_T3[(int(sec_p[i]),int(sec_q[i]))] for i in range(n_sectors)]),
    sec_T2=np.array([sector_T2[(int(sec_p[i]),int(sec_q[i]))] for i in range(n_sectors)]),
    sec_TY=np.array([sector_TY[(int(sec_p[i]),int(sec_q[i]))] for i in range(n_sectors)]),
    # Weinberg angle predictions
    sin2_MZ_PW_resolved=sin2_B,
    sin2_MZ_universal=sin2_A,
    sin2_MZ_pureSM=models["D: Pure SM (no thresholds)"]['sin2_MZ'],
    sin2_MZ_color_only=models["C: Color-only (delta_1=delta_2=0)"]['sin2_MZ'],
    sin2_MZ_PDG=sin2_thetaW_MSbar,
    disc_PW_pct=disc_B,
    disc_universal_pct=disc_A,
    # Convergence by L_max
    ratio_21_by_Lmax=np.array(ratio_21_by_Lmax),
    ratio_11_by_Lmax=np.array(ratio_11_by_Lmax),
    sin2_by_Lmax=np.array(sin2_by_Lmax),
    # Parameters
    Lambda_fixed=Lambda_fixed,
    gamma_opt=gamma_opt,
    tau_fold=tau_fold,
    S_inf_ref=S_inf_ref,
    # Scan data (Section 4B)
    scan_ratio_range=scan_ratios,
    scan_sin2=scan_sin2,
    r1_best_PDG_match=r1_best,
    sin2_exact_pw=sin2_exact_pw,
)
print(f"  Saved: {npz_path}")

# =============================================================================
# 9. PLOT
# =============================================================================
print("\n" + "=" * 80)
print("9. GENERATING PLOT")
print("=" * 80)

fig, axes = plt.subplots(2, 2, figsize=(14, 10))
fig.suptitle('PW-THRESHOLD-RATIOS-73a: Sector-Resolved Weinberg Angle',
             fontsize=14, fontweight='bold')

# Panel 1: Dynkin index ratios by sector
ax1 = axes[0, 0]
T3_arr = np.array([sector_T3[(int(sec_p[i]),int(sec_q[i]))] for i in range(n_sectors)])
T2_arr = np.array([sector_T2[(int(sec_p[i]),int(sec_q[i]))] for i in range(n_sectors)])
TY_arr = np.array([sector_TY[(int(sec_p[i]),int(sec_q[i]))] for i in range(n_sectors)])
mask = T3_arr > 0  # (local)
sector_indices = np.arange(n_sectors)  # (local)
ax1.scatter(sector_indices[mask], T2_arr[mask]/T3_arr[mask], label=r'$T_2/T_3$', s=30, c='blue')
ax1.scatter(sector_indices[mask], TY_arr[mask]/T3_arr[mask], label=r'$T_Y/T_3$', s=30, c='red', marker='^')
ax1.axhline(1.0, color='gray', linestyle='--', alpha=0.5, label='Universal (=1)')
ax1.set_xlabel('Sector index')
ax1.set_ylabel('Dynkin index ratio')
ax1.set_title('Dynkin Index Ratios by Sector')
ax1.legend(fontsize=9)

# Panel 2: sin^2(theta_W) prediction comparison
ax2 = axes[0, 1]
model_names = ['D: Pure SM', 'C: Color-only', 'A: Universal', 'B: PW-Resolved']
sin2_vals = [
    models["D: Pure SM (no thresholds)"]['sin2_MZ'],
    models["C: Color-only (delta_1=delta_2=0)"]['sin2_MZ'],
    sin2_A,
    sin2_B,
]
colors = ['gray', 'orange', 'green', 'blue']
bars = ax2.barh(range(4), sin2_vals, color=colors, alpha=0.7)
ax2.axvline(sin2_thetaW_MSbar, color='red', linestyle='--', linewidth=2, label=f'PDG = {sin2_thetaW_MSbar}')
ax2.set_yticks(range(4))
ax2.set_yticklabels(model_names, fontsize=9)
ax2.set_xlabel(r'$\sin^2\theta_W(M_Z)$')
ax2.set_title(r'$\sin^2\theta_W(M_Z)$ by Model')
ax2.legend(fontsize=9)
# Add percentage labels
for i, (val, name) in enumerate(zip(sin2_vals, model_names)):
    disc = abs(val - sin2_thetaW_MSbar) / sin2_thetaW_MSbar * 100  # (local)
    ax2.text(val + 0.002, i, f'{disc:.1f}%', va='center', fontsize=8)

# Panel 3: Convergence of threshold ratios with L_max
ax3 = axes[1, 0]
L_range = np.arange(1, 8)  # (local)
ax3.plot(L_range, ratio_21_by_Lmax, 'bo-', label=r'$\delta_2/\delta_3$', markersize=6)
ax3.plot(L_range, ratio_11_by_Lmax, 'r^-', label=r'$\delta_1/\delta_3$', markersize=6)
ax3.axhline(1.0, color='gray', linestyle='--', alpha=0.5, label='Universal (=1)')
ax3.set_xlabel(r'$L_{\max}$')
ax3.set_ylabel('Threshold ratio')
ax3.set_title('Threshold Ratios vs $L_{\\max}$')
ax3.legend(fontsize=9)

# Panel 4: sin^2(theta_W) convergence with L_max
ax4 = axes[1, 1]
ax4.plot(L_range, sin2_by_Lmax, 'ko-', markersize=6, label='PW-Resolved')
ax4.axhline(sin2_thetaW_MSbar, color='red', linestyle='--', linewidth=2, label=f'PDG = {sin2_thetaW_MSbar}')
ax4.fill_between(L_range, sin2_thetaW_MSbar*0.95, sin2_thetaW_MSbar*1.05,
                  color='red', alpha=0.1, label='5% band')
ax4.fill_between(L_range, sin2_thetaW_MSbar*0.85, sin2_thetaW_MSbar*1.15,
                  color='orange', alpha=0.1, label='15% band')
ax4.set_xlabel(r'$L_{\max}$')
ax4.set_ylabel(r'$\sin^2\theta_W(M_Z)$')
ax4.set_title(r'$\sin^2\theta_W(M_Z)$ Convergence')
ax4.legend(fontsize=8)

plt.tight_layout()
png_path = os.path.join(outdir, 's73a_pw_threshold_ratios.png')
plt.savefig(png_path, dpi=150)
print(f"  Saved: {png_path}")

# =============================================================================
# 10. SUMMARY
# =============================================================================
print("\n" + "=" * 80)
print("10. SUMMARY")
print("=" * 80)

print(f"""
  PW-THRESHOLD-RATIOS-73a COMPLETE

  PERMANENT RESULTS:
    sin^2(theta_W)|_{{M_KK}} = {sin2_W_MKK:.6f} (scheme-independent, from Baptista Paper 13 eq 5.21)
    delta_3 (SU(3) threshold) = {delta_3_total:.6f} (Gaussian, L_max=7)
    delta_2 (SU(2) threshold) = {delta_2_total:.6f}
    delta_1 (U(1) threshold)  = {delta_1_total:.6f} (GUT-normalized)

    delta_2/delta_3 = {ratio_21:.6f}
    delta_1/delta_3 = {ratio_11:.6f}

  WEINBERG ANGLE PREDICTIONS (sin^2 at M_Z):
    Pure SM (no thresh):    {models['D: Pure SM (no thresholds)']['sin2_MZ']:.6f} ({models['D: Pure SM (no thresholds)']['disc_pct']:.1f}%)
    Color-only:             {models['C: Color-only (delta_1=delta_2=0)']['sin2_MZ']:.6f} ({models['C: Color-only (delta_1=delta_2=0)']['disc_pct']:.1f}%)
    Universal (Model A):    {sin2_A:.6f} ({disc_A:.1f}%)
    PW-Resolved (Model B):  {sin2_B:.6f} ({disc_B:.1f}%)
    PDG observed:           {sin2_thetaW_MSbar}

  GATE: PW-THRESHOLD-RATIOS-73a = {verdict}
    {detail}

  CROSS-CHECKS:
    delta_3 matches S71 S_inf to {discrepancy_3:.2f}%
    All branching dimensions verified against S64 sector dimensions
    All T_3(p,q) verified against S64 Dynkin indices
""")

print("DONE.")
